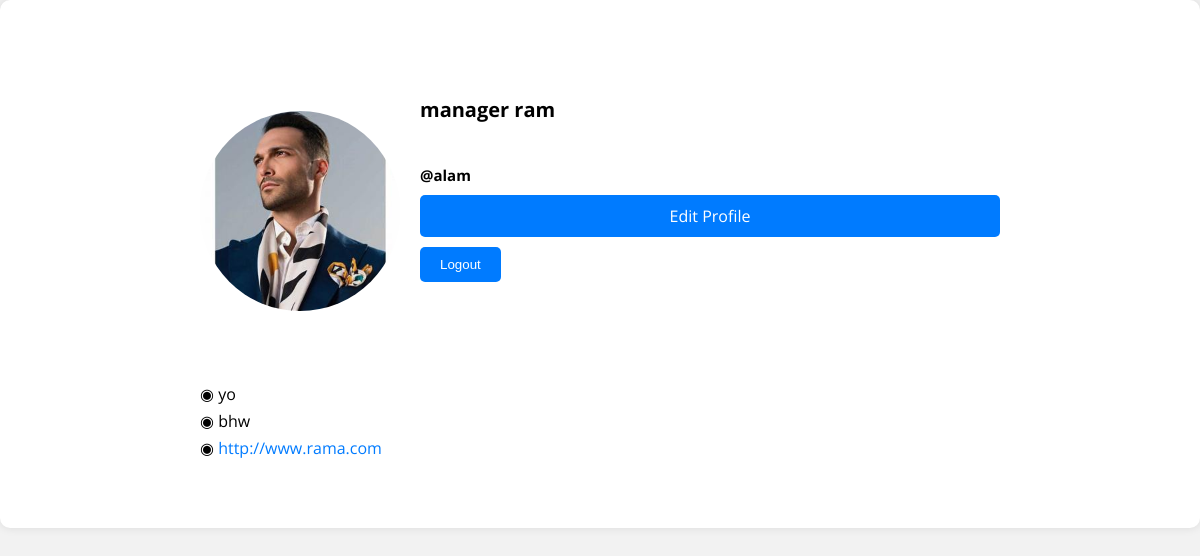
/authy/profile/alam/ (signed in), run on an earlier commit of the app's database.
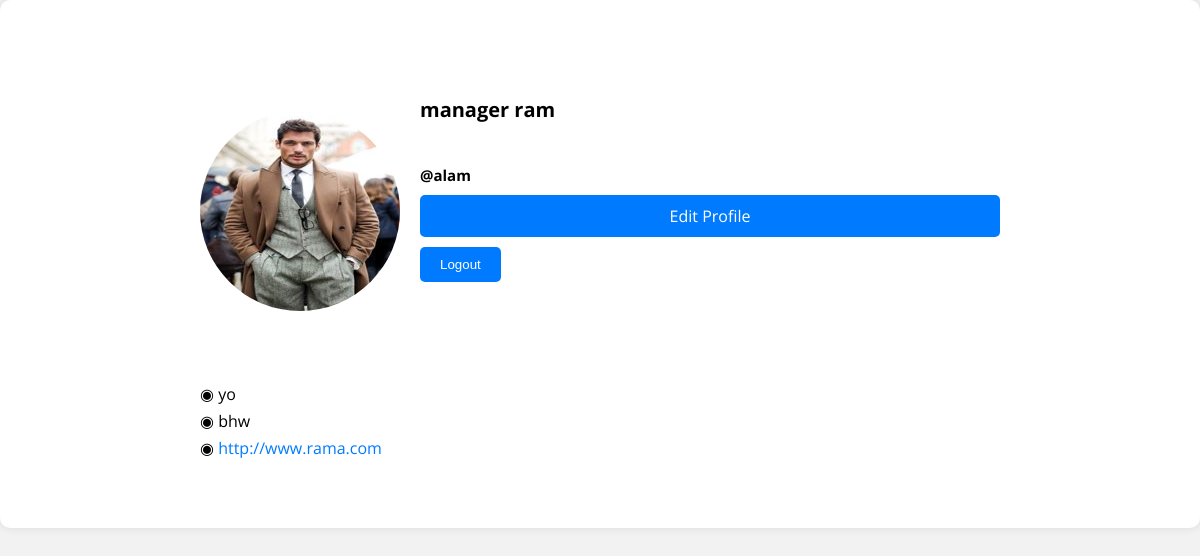
And on a later commit of the database.
### authy/models.py (models this page shows, shortened)
class Profile(models.Model):
    user = models.OneToOneField(User, related_name='profile', on_delete=models.CASCADE)
    image = models.ImageField(upload_to="profile_pciture", null=True, default="default.jpg")
    first_name = models.CharField(max_length=200, null=True, blank=True)
    last_name = models.CharField(max_length=200, null=True, blank=True)
    bio = models.CharField(max_length=200, null=True, blank=True)
    location = models.CharField(max_length=200, null=True, blank=True)
    url = models.URLField(max_length=200, null=True, blank=True)

### authy/views.py (the view)
# urls.py: path('profile/<str:username>/', views.UserProfile, name='profile'),
@login_required
def UserProfile(request, username):
    user = get_object_or_404(User, username=username)
    profile, created = Profile.objects.get_or_create(user=user)
    context = {
        'profile': profile,
    }
    return render(request, 'profile.html', context)

### authy/templates/profile.html (shortened to what this page needs)
{% load static %}
<!DOCTYPE html>
<html lang="en">
<head>
    <link rel="stylesheet" href="https://use.fontawesome.com/releases/v5.2.0/css/all.css">
</head>
<body>
    <header>
        <br><br><br>
        <div class="container">
            <div class="profile">
                <div class="profile-image">
                    <img src="{{profile.image.url}}" alt="" style="width: 200px; height: 200px;">
                </div>
                <div class="profile-user-settings">
                        {% if profile.first_name %}
                        <h6 class="profile-user-name">{{profile.first_name}} {{profile.last_name}}</h6> <br>
                        {% endif %}
                        <h5 style="font-size: 15px;" class="profile-user-name">@{{profile.user.username}}</h5>
                        {% if request.user.is_authenticated and request.user == profile.user %}
                        <a style="text-decoration: none;" href="{% url 'editprofile' %}" class="btn profile-edit-btn">Edit Profile</a>
                        <form action="{% url 'logout' %}" method="post" style="display: inline;">
                            <button type="submit" class="btn profile-edit-btn">Logout</button>
                        </form>
                        {% endif %}
                        <br><br>
                </div>
                <div class="profile-bio">
                    <br>
                    {% if profile.bio %}
                    <p>◉ {{profile.bio}}</p>
                    {% endif %}
                    {% if profile.location %}
                    <p>◉ {{profile.location}}</p>
                    {% endif %}
                    {% if profile.url %}
                    <p>◉ <a href="{{profile.url}}">{{profile.url}}</a></p>
                    {% endif %}
                    <br><br>
                </div>
            </div>
        </div>
    </header>
   </body>
   </html>

What changed in the data, as far as the page shows it:
changed Profile "manager": image: a different picture
